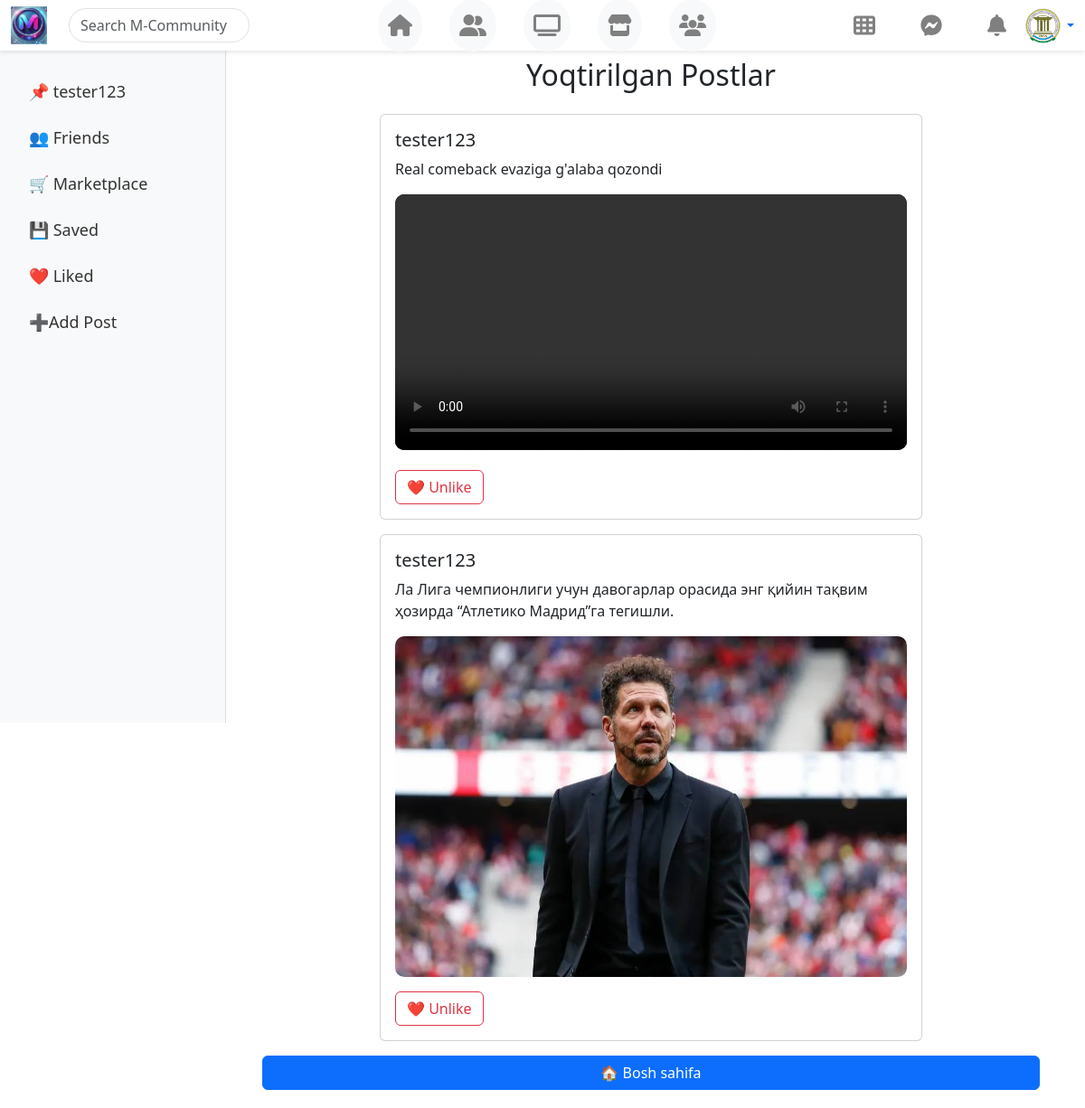
The page /posts/liked-post/ (signed in) on the database as committed earlier.
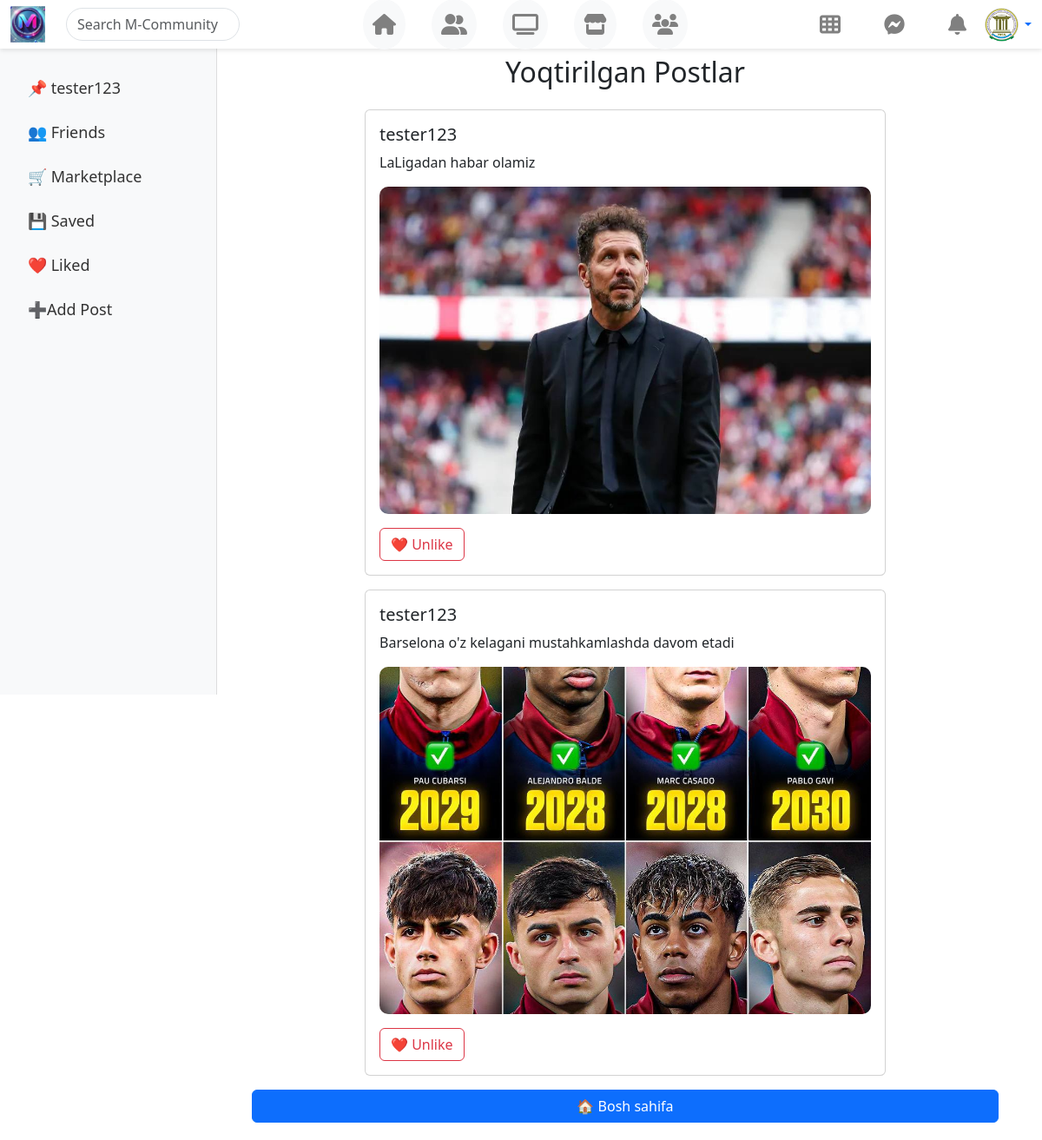
The same page on the database as committed later.
### accounts/models.py (models this page shows)
class CustomUser(AbstractUser):
    age = models.PositiveIntegerField(blank=True,null=True)
    image = models.ImageField(upload_to='account_images/',default='images/images.jpg')
    def __str__(self):
        return self.username

### posts/models.py (models this page shows, shortened)
class Like(models.Model):
    user = models.ForeignKey(CustomUser,on_delete=models.CASCADE)
    post = models.ForeignKey(Post,on_delete=models.CASCADE,related_name='likes')
    class Meta:
        unique_together = ('user','post')

class Post(models.Model):
    user = models.ForeignKey(CustomUser,on_delete=models.CASCADE)
    title = models.CharField(max_length=300,blank=True)
    image = models.ImageField(upload_to='post_files/',blank=True,null=True)
    video = models.FileField(upload_to='post_files/',blank=True,null=True)
    created_at = models.DateTimeField(auto_now_add=True)

### posts/views.py (the view)
# urls.py: path('liked-post/',views.liked_post,name='liked_post'),
def liked_post(request):
    liked_posts = Like.objects.filter(user=request.user).select_related('post')
    context = {
        'liked_posts':liked_posts
    }
    return render(request,'liked_post.html',context)

### templates/liked_post.html (shortened to what this page needs)
{% extends 'base.html' %}
{% block content %}
<h2 class="my-4 text-center">Yoqtirilgan Postlar</h2>
{% if liked_posts %}
    {% for liked in liked_posts %}
    <div class="card mb-3 mx-auto" style="max-width: 600px;">
        <div class="card-body">
            <h5 class="card-title">{{ liked.post.user }}</h5>
            <p class="card-text">{{ liked.post.title }}</p>
            {% if liked.post.image %}
                <img src="{{ liked.post.image.url }}" class="img-fluid image-container" alt="Post Image">
            {% endif %}
            {% if liked.post.video %}
                <video class="img-fluid video-container" controls>
                    <source src="{{ liked.post.video.url }}" type="video/mp4">
                </video>
            {% endif %}
            <div class="mt-3 d-flex justify-content-between">
                <form action="{% url 'toggle_like' liked.post.id %}" method="POST">
                    <button type="submit" class="btn btn-outline-danger">
                        ❤️ Unlike
                    </button>
                </form>
            </div>
        </div>
    </div>
    {% endfor %}
{% else %}
    <p class="text-center">Siz hali hech qanday postni yoqtirmagansiz.</p>
{% endif %}
<a href="{% url 'home' %}" class="btn btn-primary d-block mx-auto mt-3">🏠 Bosh sahifa</a>
{% endblock %}

### templates/base.html (shortened to what this page needs)
{% load static %}
<!DOCTYPE html>
<html lang="uz">
<head>
    <link rel="stylesheet" href="https://cdn.jsdelivr.net/npm/bootstrap@5.3.0/dist/css/bootstrap.min.css">
    <link rel="stylesheet" href="https://cdnjs.cloudflare.com/ajax/libs/font-awesome/6.4.2/css/all.min.css">
</head>
<body>
<nav class="navbar navbar-expand-lg fixed-top">
    <div class="container-fluid d-flex align-items-center justify-content-center w-100">
        <div class="d-flex align-items-center">
            <a href="#" class="navbar-brand">
                <img src="{% static 'images/logo1.jpg' %}" width="40" alt="Logo">
            </a>
            <input type="text" class="form-control rounded-pill ms-2 d-none d-md-block"
                   placeholder="Search M-Community" style="max-width: 200px;">
        </div>
        <div class="d-flex justify-content-center flex-grow-1">
            <a href="{% url 'home' %}" class="btn btn-light nav-icon" data-bs-toggle="tooltip" title="Asosiy sahifa">
                <i class="fas fa-home"></i>
            </a>
            <a href="#" class="btn btn-light nav-icon" data-bs-toggle="tooltip" title="Do‘stlar">
                <i class="fas fa-user-friends"></i>
            </a>
            <a href="#" class="btn btn-light nav-icon" data-bs-toggle="tooltip" title="Video">
                <i class="fas fa-tv"></i>
            </a>
            <a href="#" class="btn btn-light nav-icon" data-bs-toggle="tooltip" title="Marketplace">
                <i class="fas fa-store"></i>
            </a>
            <a href="#" class="btn btn-light nav-icon" data-bs-toggle="tooltip" title="Guruhlar">
                <i class="fas fa-users"></i>
            </a>
        </div>
        <div class="d-flex align-items-center">
            <a href="#" class="nav-icon" data-bs-toggle="tooltip" title="Menyu">
                <i class="fas fa-th"></i>
            </a>
            <a href="#" class="nav-icon" data-bs-toggle="tooltip" title="Xabarlar">
                <i class="fab fa-facebook-messenger"></i>
            </a>
            <div class="dropdown">
                <a href="#" class="nav-icon position-relative" id="notificationDropdown" data-bs-toggle="dropdown">
                    <i class="fas fa-bell"></i>
                </a>
            </div>
            <div class="dropdown ms-2">
                <a href="#" class="d-flex align-items-center text-decoration-none dropdown-toggle" data-bs-toggle="dropdown">
                    <img src="{{user.image.url}}" class="profile-img">
                </a>
            </div>
        </div>
    </div>
</nav>
<div class="container-fluid">
    <div class="row">
        <nav class="sidebar">
            <ul class="nav flex-column">
                <li class="nav-item"><a class="nav-link" href="{% url 'profile' user.username  %}">📌 {{user.username}}</a></li>
                <li class="nav-item"><a class="nav-link" href="#">👥 Friends</a></li>
                <li class="nav-item"><a class="nav-link" href="#">🛒 Marketplace</a></li>
                <li class="nav-item"><a class="nav-link" href="{% url 'saved_post' %}">💾 Saved</a></li>
                <li class="nav-item"><a class="nav-link" href="{% url 'liked_post' %}">❤️ Liked</a></li>
                <li class="nav-item"><a class="nav-link" href="{% url 'add_post' %}">➕Add Post</a></li>
            </ul>
        </nav>
        <main class="main-content">
            {% block content %}
            {% endblock content %}
        </main>
    </div>
</div>
</body>
</html>

### templates/base.html (style rules this page uses)
.navbar { background-color: white; box-shadow: 0 2px 5px rgba(0, 0, 0, 0.1); }
.nav-icon { font-size: 1.5rem; margin-left: 30px; color: gray; padding: 10px; border-radius: 50%; transition: background 0.3s, text-decoration 0.3s; text-decoration: none; }
.profile-img { width: 45px; height: 45px; border-radius: 50%; object-fit: cover; cursor: pointer; }
.navbar { height: 56px; }
.sidebar { position: fixed; top: 56px; left: 0; width: 250px; height: calc(100vh - 56px); background-color: #f8f9fa; padding-top: 20px; border-right: 1px solid #ddd; overflow-y: auto; }
.sidebar .nav-link { font-size: 18px; font-weight: 500; color: #333; padding: 12px 20px; transition: background 0.3s, color 0.3s; }
.main-content { margin-left: 270px; padding: 20px; max-width: 900px; width: 100%; margin-top: 20px; }

### templates/liked_post.html (style rules this page uses)
.image-container, .video-container { width: 100%; max-height: 400px; object-fit: cover; border-radius: 10px; }

Rows that differ between the two databases and show on the page:
removed Like: post.user "tester123", post "Real comeback evaziga g'alaba qozondi"
changed through a linked row, Like: post "Ла Лига чемпионлиги учун давогарлар орасида энг қийин тақвим ҳозирда “Атлетико Мадрид”га тегишли." → "LaLigadan habar olamiz"
added Like: post.user "tester123", post "Barselona o'z kelagani mustahkamlashda davom etadi", post.image (picture)
